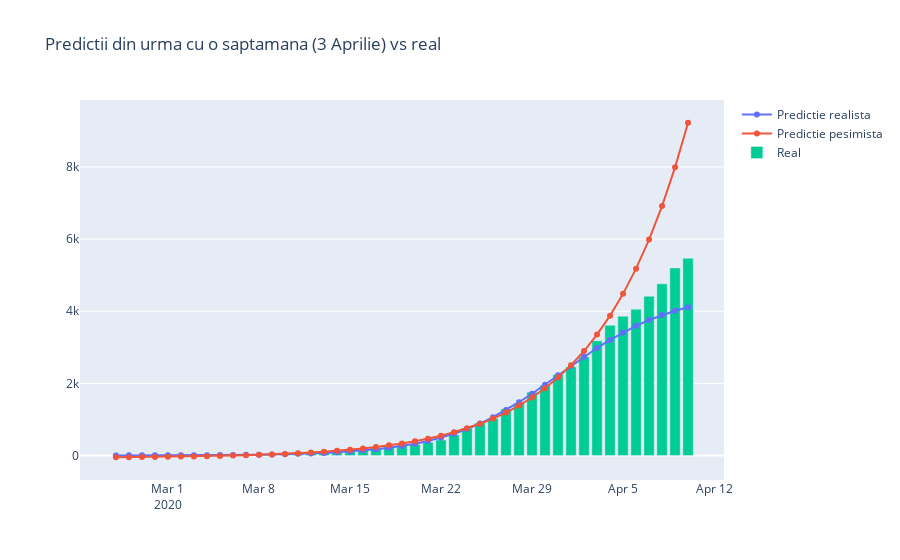
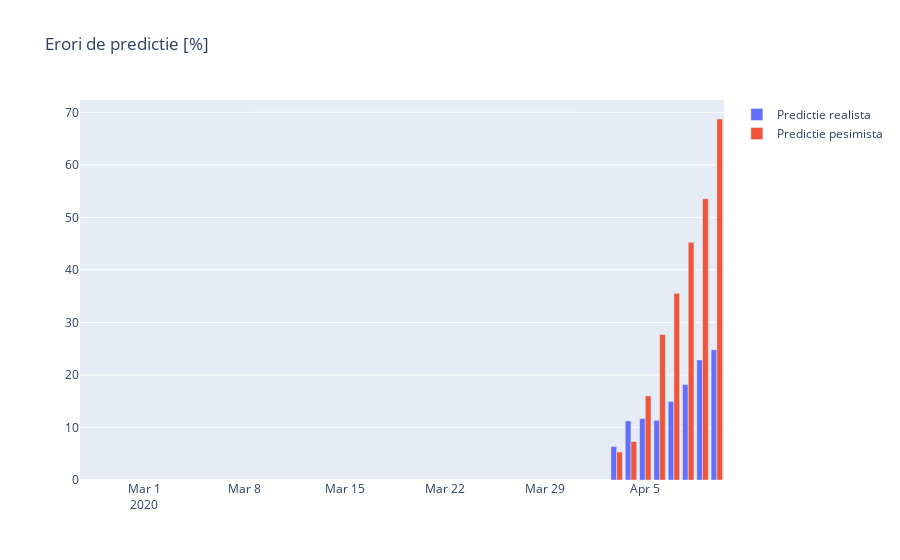

Write notebook code for charts like these, in order.
### Code cell
compare_predictions(37, pacienti, 'Predictii din urma cu o saptamana (3 Aprilie) vs real')
compare_predictions(30, pacienti, 'Predictii din urma cu doua saptamani (27 Martie) vs real')
